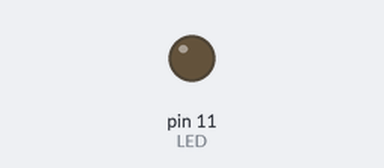
Recording of a sketch running on a simulated Arduino Uno, built with avr-gcc and run on an emulated ATmega328P. Parts: output pins drawn as LEDs (lit = HIGH).

Above: at 0.5 s.
At 4.5 s:
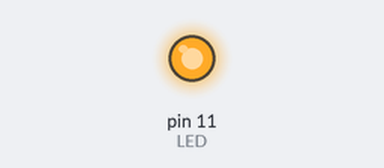
Timing chart, 0 to 6.9 s (numbered marks = the images above):
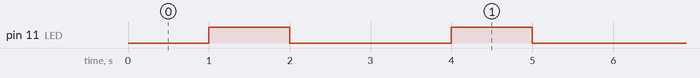

The sketch:

sketch_jun30a.ino
```cpp
#define LED (1<< PB3)
int main(){
  DDRB = LED;
  for(;;){
    _delay_ms(1000);
    PORTB |= LED;
    _delay_ms(1000);
    PORTB &= ~LED;
    _delay_ms(1000);
    }
}
```

Measured:
- by itself, pin 11 (LED): alternates HIGH for 1.0 s and LOW for 2.0 s
